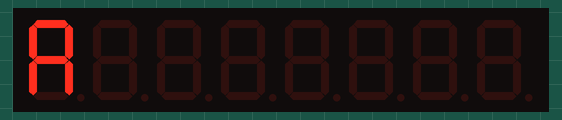
Recording of a sketch running on a simulated Arduino Uno, built with avr-gcc and run on an emulated ATmega328P. Shown: 8-digit seven-segment display.

Above: at 0.1 s.
At 1.6 s:
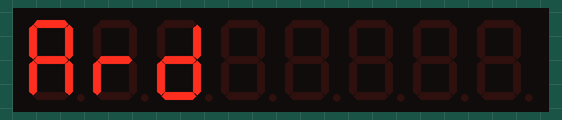
At 3.1 s:
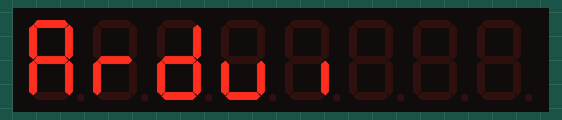
At 6.8 s:
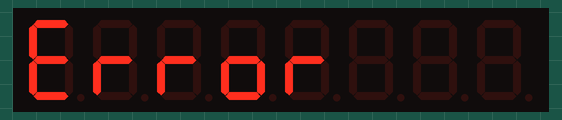
At 11.8 s:
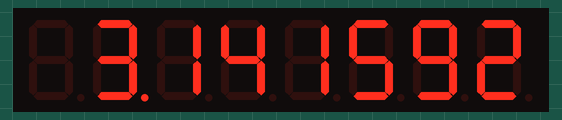
At 17.51 s:
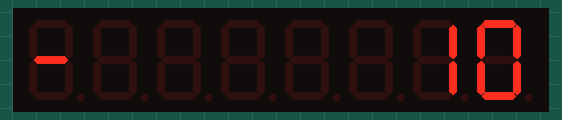

Measured:
- what the display in image 1 shows lasts 0.8 s, from 1.5 s to 2.3 s
- what the display in image 3 shows lasts 5.0 s, from 6.8 s to 11.8 s
- what the display in image 4 shows lasts 5.5 s, from 11.8 s to 17.3 s
- what the display in image 5 shows lasts 0.5 s, from 17.3 s to 17.8 s

The sketch:

LedControl7Segment.ino
```cpp
//We always have to include the library
#include "LedControl.h"

/*
 Now we need a LedControl to work with.
 ***** These pin numbers will probably not work with your hardware *****
 pin 12 is connected to the DataIn
 pin 11 is connected to the CLK
 pin 10 is connected to LOAD
 We have only a single MAX72XX.
 */
LedControl lc=LedControl(12,11,10,1);

/* we always wait a bit between updates of the display */
unsigned long delaytime=750;
unsigned long prevMillis, currentMillis;

/* Parameters key for displaying numbers (int & float) */
#define DIGITS 8         /* Number of digits we can display */
#define MAXNUM 99999999  /* Largest positive integer we can display */
#define MINNUM -9999999  /* Smallest negative integer we can display */
long numbase[DIGITS] = {10000000L,1000000L,100000L,10000L,1000L,100L,10L,1L};
byte numberToShow[DIGITS];  /* Used for more flexible formatting */
byte dpDigit = 0xFF;


void setup() {
  /*
   The MAX72XX is in power-saving mode on startup,
   we have to do a wakeup call
   */
  lc.shutdown(0,false);
  /* Set the brightness to a medium values */
  lc.setIntensity(0,8);
  /* and clear the display */
  lc.clearDisplay(0);

  writeArduinoOn7Segment();
  delay(delaytime);

  displayFloat(-123.4);
  delay(5000);

  displayFloat(355.0/113.0);
  delay(5000);

  prevMillis = millis();
}


/*
 This method will display the characters for the
 word "Arduino" one after the other on digit 0.
 */
void writeArduinoOn7Segment() {
  lc.clearDisplay(0);
  lc.setChar(0,7,'a',false);
  delay(delaytime);
  lc.setRow(0,6,0x05);
  delay(delaytime);
  lc.setChar(0,5,'d',false);
  delay(delaytime);
  lc.setRow(0,4,0x1c);
  delay(delaytime);
  lc.setRow(0,3,B00010000);
  delay(delaytime);
  lc.setRow(0,2,0x15);
  delay(delaytime);
  lc.setRow(0,1,0x1D);
  delay(delaytime);
  lc.clearDisplay(0);
  delay(delaytime);
}

/*
  This method will scroll all the hexa-decimal
 numbers and letters on the display. You will need at least
 four 7-Segment digits. otherwise it won't really look that good.
 */
void scrollDigits() {
  for(int i=0;i<17;i++) {
    for(int j=0;j<DIGITS;j++){
      lc.setDigit(0,DIGITS-j-1,(i+j)%16,false);
    }
    /*
    lc.setDigit(0,3,i,false);
    lc.setDigit(0,2,i+1,false);
    lc.setDigit(0,1,i+2,false);
    lc.setDigit(0,0,i+3,false);
    */
    delay(delaytime);
  }
  lc.clearDisplay(0);
  delay(delaytime);
}

long val = -10;
void loop() {

  unsigned long currentMillis = millis();

  if( (currentMillis - prevMillis) >= 500) {
      displayInt(val);
      prevMillis = currentMillis;
      val++;
  }
  if(val > MAXNUM) {
      val = -12345;
  }
}

/*
 * Display an integral value (not necessary an 'int' data type, though,
 * as we might have more DIGITS to display than an Arduino 'int' can
 * store = 2 bytes or -32,768 to +32,767.)
 */

void displayInt(long n)
{
  int i,d;
  boolean lzero = true;

  lc.clearDisplay(0);

  // Do the easy case :-)
  if(n == 0) {
    lc.setDigit(0,0,0,false);
    return;
  }

  // Handle undisplayable values
  if( (n > MAXNUM) || (n < MINNUM) ) {
    displayError();
    return;
  }

  i = 0;  // Start with first digit

  // Handle negative integral values, generate minus sign
  if(n<0) {
      n *= -1;
      lc.setChar(0,DIGITS-1,'-',false);
      i++;
  }

  for(;i<DIGITS;i++) {
    if(n >= numbase[i]) {
      d = (int) (n/numbase[i]);
      lzero = false;  // No longer need to supress leading zeros
      lc.setDigit(0,DIGITS-i-1,d,false);
      n = n % numbase[i];
    }
    else {
      if(lzero) lc.setChar(0,DIGITS-i-1,' ',false);
      else      lc.setDigit(0,DIGITS-i-1,0,false);
    }
  }
}

void displayFloat(float f)
{
  long n, b;
  int d, i, len;
  boolean lzero = true;

   lc.clearDisplay(0);

  // Handle undisplayable values
  n = (long) f;  // Non-decimal part
  if(n < 0 || n > MAXNUM) {
    displayError();
    return;
  }

  for(i=0;i<DIGITS;i++) numberToShow[i] = 0;

  // Display non-decimal part and in the process
  // figure out which digit needs to also have the
  // decimal point.
  if(n == 0) {
    numberToShow[0] = 0;
    dpDigit = 0;
    i = 1;
  }
  else {
    i = 0;
    for(b=numbase[i];b>=1;b/=10) {
      if(n >= b) {
        d = (int) (n/b);
        lzero = false;
        numberToShow[i] = d;
        n = n % b;
        i++;
      }
      else {
        if(!lzero) { numberToShow[i] = 0; i++; }
      }
    }
    dpDigit = i-1;
  }

  // Now handle however much of decimal part will fit
  n = (long) f;
  f = f - n;
  n = (long) ( f * numbase[i]);
  if(n == 0) {
    numberToShow[i] = 0;
  }
  else {
    for(b=numbase[i+1];i<DIGITS;i++,b/=10) {
      d = (int) (n/b);
      numberToShow[i] = d;
      n = n % b;
      if(n == 0) {i++; break;}
    }
  }
  len = i;
  for(i=0;i<len;i++) {
    if(dpDigit == i) lc.setDigit(0,len-i-1,numberToShow[i],true);
    else             lc.setDigit(0,len-i-1,numberToShow[i],false);
  }
}

void displayError()
{
  lc.clearDisplay(0);
  lc.setChar(0,DIGITS-1,'E',false);
  lc.setRow(0,DIGITS-2,0x05);
  lc.setRow(0,DIGITS-3,0x05);
  lc.setRow(0,DIGITS-4,0x1D);
  lc.setRow(0,DIGITS-5,0x05);
}
```
